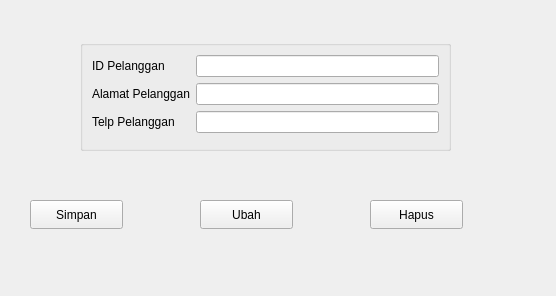
<?xml version="1.0" encoding="UTF-8"?>
<ui version="4.0">
 <class>FormPelanggan</class>
 <widget class="QWidget" name="FormPelanggan">
  <property name="geometry">
   <rect>
    <x>0</x>
    <y>0</y>
    <width>556</width>
    <height>296</height>
   </rect>
  </property>
  <property name="windowTitle">
   <string>Form</string>
  </property>
  <widget class="QGroupBox" name="formGroupBox">
   <property name="geometry">
    <rect>
     <x>80</x>
     <y>40</y>
     <width>371</width>
     <height>111</height>
    </rect>
   </property>
   <layout class="QFormLayout" name="formLayout">
    <item row="0" column="0">
     <widget class="QLabel" name="iDPelangganLabel">
      <property name="text">
       <string>ID Pelanggan</string>
      </property>
     </widget>
    </item>
    <item row="0" column="1">
     <widget class="QLineEdit" name="iDPelangganLineEdit"/>
    </item>
    <item row="1" column="0">
     <widget class="QLabel" name="namaPelangganLabel">
      <property name="text">
       <string>Alamat Pelanggan</string>
      </property>
     </widget>
    </item>
    <item row="1" column="1">
     <widget class="QLineEdit" name="alamatPelangganLineEdit"/>
    </item>
    <item row="2" column="0">
     <widget class="QLabel" name="telpPelangganLabel">
      <property name="text">
       <string>Telp Pelanggan</string>
      </property>
     </widget>
    </item>
    <item row="2" column="1">
     <widget class="QLineEdit" name="telpPelangganLineEdit"/>
    </item>
   </layout>
  </widget>
  <widget class="QPushButton" name="pushButton">
   <property name="geometry">
    <rect>
     <x>30</x>
     <y>200</y>
     <width>93</width>
     <height>29</height>
    </rect>
   </property>
   <property name="text">
    <string>Simpan</string>
   </property>
  </widget>
  <widget class="QPushButton" name="pushButton_2">
   <property name="geometry">
    <rect>
     <x>200</x>
     <y>200</y>
     <width>93</width>
     <height>29</height>
    </rect>
   </property>
   <property name="text">
    <string>Ubah</string>
   </property>
  </widget>
  <widget class="QPushButton" name="pushButton_3">
   <property name="geometry">
    <rect>
     <x>370</x>
     <y>200</y>
     <width>93</width>
     <height>29</height>
    </rect>
   </property>
   <property name="text">
    <string>Hapus</string>
   </property>
  </widget>
 </widget>
 <resources/>
 <connections/>
</ui>
